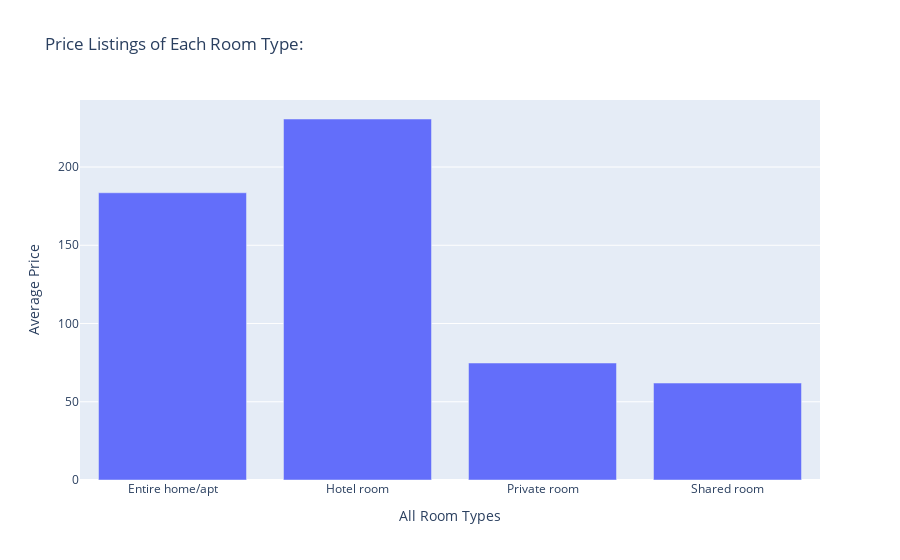

The notebook cell this image was saved under:
### Markdown cell above
- Similary to `price` variable there are a few outliers in `room_type` column.

### Code cell
room_type = data.groupby(by="room_type")['price'].mean().index
price = data.groupby(by="room_type")['price'].mean().values

fig = px.bar(x=room_type, y=price, title="Price Listings of Each Room Type: ")

fig.update_layout(
    xaxis_title = "All Room Types",
    yaxis_title = "Average Price"
)
fig.show()

### Figure 1 — Plotly figure (JSON) as saved in the notebook; plotly's stock layout.template omitted (floating-point values rounded to 4 significant figures)
{"data": [{"hovertemplate": "x=%{x}<br>y=%{y}<extra></extra>", "legendgroup": "", "marker": {"color": "#636efa", "pattern": {"shape": ""}}, "name": "", "orientation": "v", "showlegend": false, "textposition": "auto", "type": "bar", "x": ["Entire home/apt", "Hotel room", "Private room", "Shared room"], "xaxis": "x", "y": [183.5, 230.7, 74.77, 61.96], "yaxis": "y"}], "layout": {"barmode": "relative", "legend": {"tracegroupgap": 0}, "title": {"text": "Price Listings of Each Room Type: "}, "xaxis": {"anchor": "y", "domain": [0, 1], "title": {"text": "All Room Types"}}, "yaxis": {"anchor": "x", "domain": [0, 1], "title": {"text": "Average Price"}}}}
